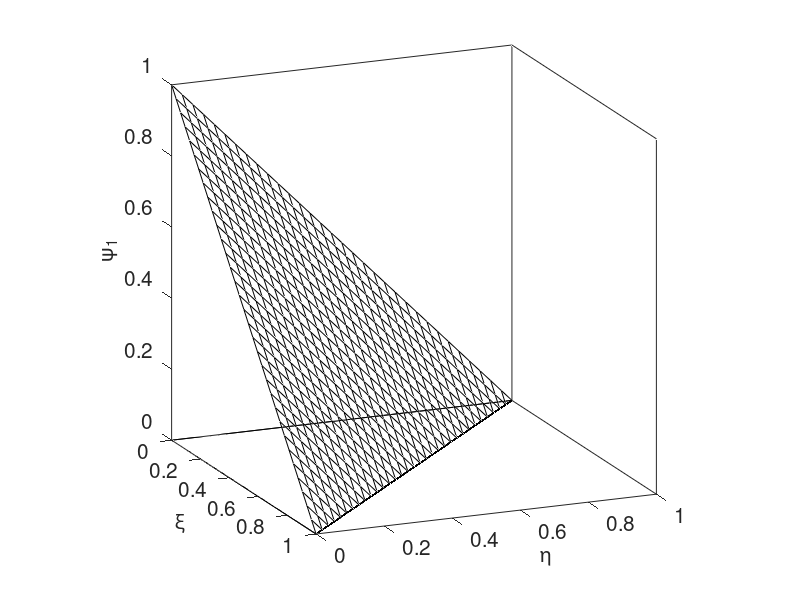

Reproduce this figure in MATLAB.

clear all
close all

%=======
% psi_3
%
% plot the element interpolation functions
% for a 3-node triangle
%=======

%---
% prepare
%---

figure(1)
hold on
axis square
box on
set(gca,'fontsize',15)
xlabel('\xi','fontsize',15);
ylabel('\eta','fontsize',15);
zlabel('\psi_1','fontsize',15);
view([67,16])

%---
% grid size
%---

N=32;
M=32;

Dx=1.0/N;
Dy=1.0/M;

%---
% grid lines
%---

for i=1:N+1 
  x(i) = Dx*(i-1.0);
%   fprintf (1,'%6.2f',X(i))
end

for j=1:M+1
  y(j) = Dy*(j-1.0);
% fprintf (1,'%6.2f',Y(j))
end

for i=1:N
 for j=1:M+2-i
  xp(j) = x(i);
  yp(j) = y(j);
  zeta= 1.0-xp(j)-yp(j);
  zp(j)= zeta;   % node 1
 end
 plot3(xp,yp,zp,'k');
end

for j=1:M
 for i=1:N+2-j
  ypp(i) = y(j);
  xpp(i) = x(i);
  zeta= 1.0-xpp(i)-ypp(i);
  zpp(i)= zeta;   % node 1
 end
 plot3(xpp,ypp,zpp,'k');
end

%------------------
% draw the triangle
%------------------

xx(1)=0.0; yy(1)=0.0; zz(1)=0.0;
xx(2)=1.0; yy(2)=0.0; zz(2)=0.0;
xx(3)=0.0; yy(3)=1.0; zz(3)=0.0;
xx(4)=0.0; yy(4)=0.0; zz(4)=0.0;

plot3(xx,yy,zz,'k');

%-----
% done
%-----
